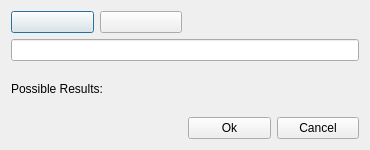
<?xml version="1.0" encoding="UTF-8"?>
<ui version="4.0">
 <class>SearchCoinFlips</class>
 <widget class="QDialog" name="SearchCoinFlips">
  <property name="geometry">
   <rect>
    <x>0</x>
    <y>0</y>
    <width>370</width>
    <height>150</height>
   </rect>
  </property>
  <property name="minimumSize">
   <size>
    <width>370</width>
    <height>150</height>
   </size>
  </property>
  <property name="maximumSize">
   <size>
    <width>370</width>
    <height>150</height>
   </size>
  </property>
  <property name="windowTitle">
   <string>Search Coin Flips</string>
  </property>
  <layout class="QGridLayout" name="gridLayout">
   <item row="0" column="0">
    <widget class="QPushButton" name="pushButtonHeads">
     <property name="text">
      <string/>
     </property>
     <property name="icon">
      <iconset resource="../../resources.qrc">
       <normaloff>:/images/heads.png</normaloff>:/images/heads.png</iconset>
     </property>
     <property name="iconSize">
      <size>
       <width>66</width>
       <height>60</height>
      </size>
     </property>
    </widget>
   </item>
   <item row="0" column="1">
    <widget class="QPushButton" name="pushButtonTails">
     <property name="text">
      <string/>
     </property>
     <property name="icon">
      <iconset resource="../../resources.qrc">
       <normaloff>:/images/tails.png</normaloff>:/images/tails.png</iconset>
     </property>
     <property name="iconSize">
      <size>
       <width>66</width>
       <height>60</height>
      </size>
     </property>
    </widget>
   </item>
   <item row="2" column="0" colspan="2">
    <widget class="QLabel" name="labelPossibleResults">
     <property name="text">
      <string>Possible Results:</string>
     </property>
    </widget>
   </item>
   <item row="3" column="2">
    <widget class="QPushButton" name="pushButtonOkay">
     <property name="text">
      <string>Ok</string>
     </property>
    </widget>
   </item>
   <item row="3" column="3">
    <widget class="QPushButton" name="pushButtonCancel">
     <property name="text">
      <string>Cancel</string>
     </property>
    </widget>
   </item>
   <item row="1" column="0" colspan="4">
    <widget class="QLineEdit" name="lineEditFlips"/>
   </item>
  </layout>
 </widget>
 <tabstops>
  <tabstop>pushButtonHeads</tabstop>
  <tabstop>pushButtonTails</tabstop>
  <tabstop>lineEditFlips</tabstop>
  <tabstop>pushButtonOkay</tabstop>
  <tabstop>pushButtonCancel</tabstop>
 </tabstops>
 <resources>
  <include location="../../resources.qrc"/>
 </resources>
 <connections>
  <connection>
   <sender>pushButtonOkay</sender>
   <signal>clicked()</signal>
   <receiver>SearchCoinFlips</receiver>
   <slot>accept()</slot>
   <hints>
    <hint type="sourcelabel">
     <x>196</x>
     <y>134</y>
    </hint>
    <hint type="destinationlabel">
     <x>123</x>
     <y>130</y>
    </hint>
   </hints>
  </connection>
  <connection>
   <sender>pushButtonCancel</sender>
   <signal>clicked()</signal>
   <receiver>SearchCoinFlips</receiver>
   <slot>reject()</slot>
   <hints>
    <hint type="sourcelabel">
     <x>330</x>
     <y>131</y>
    </hint>
    <hint type="destinationlabel">
     <x>48</x>
     <y>125</y>
    </hint>
   </hints>
  </connection>
 </connections>
</ui>
